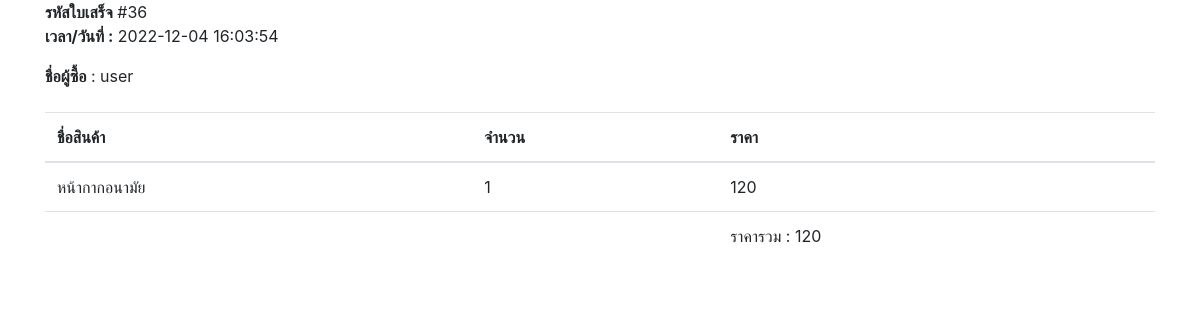
Screenshot of /shop/bill.php (signed in) with the database file from the repository.
### tables this page shows
CREATE TABLE `tbl_cart` (
  `cart_id` int(11) NOT NULL,
  `user_id` int(11) NOT NULL,
  `product_id` int(11) NOT NULL,
  `quantity` int(11) NOT NULL,
  `date` datetime NOT NULL
);

CREATE TABLE `tbl_user` (
  `id` int(11) NOT NULL,
  `name` varchar(64) NOT NULL,
  `surname` varchar(64) NOT NULL,
  `address` text NOT NULL,
  `tel` int(10) NOT NULL,
  `email` varchar(128) NOT NULL,
  `password` varchar(32) NOT NULL,
  `status` int(1) NOT NULL
);

CREATE TABLE `tbl_product` (
  `id` int(11) NOT NULL,
  `image` text NOT NULL,
  `name` text NOT NULL,
  `type` text NOT NULL,
  `price` int(11) NOT NULL,
  `amount` int(11) NOT NULL,
  `vote` int(11) NOT NULL
);

### shop/bill.php (the view, shortened to what this page needs)
<!DOCTYPE html>
<html lang="th" dir="ltr">
  <head>
    <link rel="stylesheet" href="css/bootstrap.css">
  </head>
  <body onload="window.print()">
    <div class="container">
      <?php
        include "connect.php";
        $sql = "SELECT * FROM tbl_cart WHERE user_id='$_SESSION[sess_id]'";
        $result = $con->query($sql);
        while ($row = $result->fetch_assoc()) {?>
      <div class="row">
        <div class="col-12">
          <b>รหัสใบเสร็จ</b> #<?php echo $row['cart_id']; ?>
        </div>
        <div class="col-12">
          <p>
            <b>เวลา/วันที่ :</b>
            <?php echo $row['date']; ?>
          </p>
        </div>
        <div class="col-12">
          <?php
            $sql2 = "SELECT * FROM tbl_user WHERE id='$_SESSION[sess_id]'";
            $result2 = $con->query($sql2);
            $row2 = $result2->fetch_assoc();
          ?>
          <b>ชื่อผู้ซื้อ</b> : <?php echo $row2['name'] ?>
        </div>
      </div>
      <table class="table table-responsive-lg mt-4">
        <thead>
          <th>ชื่อสินค้า</th>
          <th>จำนวน</th>
          <th>ราคา</th>
        </thead>
        <tbody>
          <?php
              $sql2 = "SELECT *FROM tbl_product WHERE id='$row[product_id]'";
              $result2 = $con->query($sql2);
              while ($row2 = $result2->fetch_assoc()) {
              $total = $total + $row['quantity']*$row2['price'];
          ?>
          <tr>
            <td><?php echo $row2['name']; ?></td>
            <td>
              <?php echo $row['quantity']; ?>
            </td>
            <td><?php echo $row2['price']; ?></td>
          </tr>
          <?php }} ?>
          <tr>
            <td></td>
            <td></td>
            <td>ราคารวม : <?php echo $total ?></td>
          </tr>
        </tbody>
      </table>
    </div>
  </body>
</html>

### rows the page displays
tbl_cart: cart_id "36", date "2022-12-04 16:03:54", user.name "user", quantity "1"
tbl_product: name "หน้ากากอนามัย", price "120"

### other values shown
$total "120"
